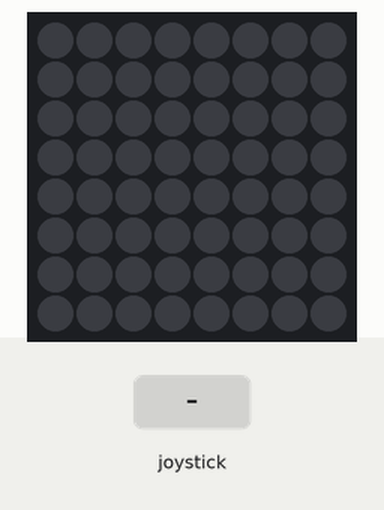
Bench run of a program on a simulated Raspberry Pi (BCM pin numbers) with a Sense HAT. Shown: the Sense HAT's 8×8 RGB LED matrix. Inputs (shaded band) come from the test bench.

Above: at 1.2 s.
1.3 s: joystick pushed down
At 1.39 s:
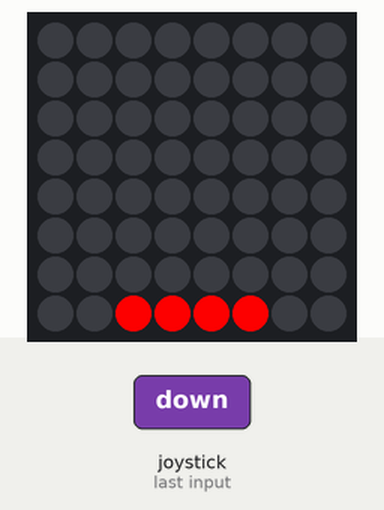
2.9 s: joystick pushed left
At 3.4 s:
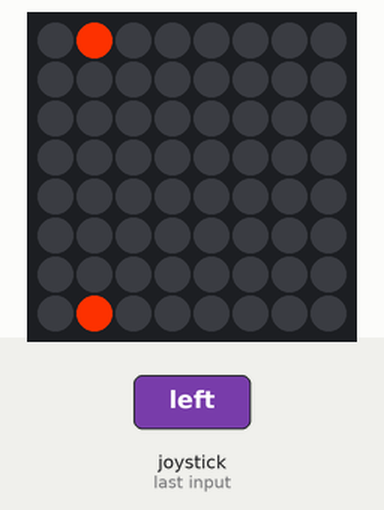
Timing chart, 0 to 5.9 s (numbered marks = the images above; inputs shaded):
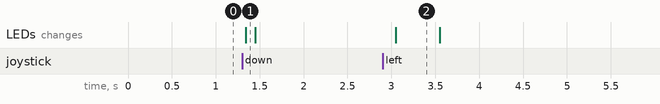

The program:

car_sim.py
```python
from sense_hat import SenseHat
from time import sleep

sense = SenseHat()
sense.clear()

class Pixel():
  def __init__(self, x, y, color=(255, 255, 255)):
    self.x = x
    self.y = y
    self.color = color

class Blinker():
  def __init__(self, x1, y1, x2, y2):
    self.is_blinking = False
    self.color = (255, 50, 0)
    self.lights = [Pixel(x1, y1, self.color),
                   Pixel(x2, y2, self.color)]

  def turn_on(self):
    self.is_blinking = True
    for light in self.lights:
      sense.set_pixel(light.x, light.y, light.color)

    sleep(0.5)

    for light in self.lights:
      sense.set_pixel(light.x, light.y, (0, 0, 0))

    sleep(0.5)

  def turn_off(self):
    self.is_blinking = False
    sense.set_pixel(light.x, light.y, (0, 0, 0))

class StopLight():
  def __init__(self):
    self.is_on = False
    self.color = (255, 0, 0)
    self.stop_pixels = [Pixel(2, 7, self.color),
                        Pixel(3, 7, self.color),
                        Pixel(4, 7, self.color),
                        Pixel(5, 7, self.color)]

  def turn_on(self):
    self.is_on = True
    self.color = (255, 0, 0)

    for pixel in self.stop_pixels:
      sense.set_pixel(pixel.x, pixel.y, self.color)

  def turn_off(self):
    self.is_on = False
    self.color = (0, 0, 0)

    for pixel in self.stop_pixels:
      sense.set_pixel(pixel.x, pixel.y, self.color)

class CarSim():
  def __init__(self):
    self.blinker_l = Blinker(x1=1, y1=0, x2=1, y2=7)
    self.blinker_r = Blinker(x1=6, y1=0, x2=6, y2=7)

    self.stop_light = StopLight()


car_sim = CarSim()

while True:
  # car_sim.blinker_r.blink()
  # car_sim.blinker_l.blink()
  # sleep(1)
  # car_sim.stop_light.on()
  # sleep(1)
  # car_sim.stop_light.off()

  for event in sense.stick.get_events():
    if event.action == "pressed":
      if event.direction == "down":
        car_sim.stop_light.turn_on()

    if event.action == "released":
      if event.direction == "down":
        car_sim.stop_light.turn_off()
      if event.direction == "left":
        if car_sim.blinker_r.is_blinking is True:
          car_sim.blinker_r.is_blinking = False
        car_sim.blinker_l.turn_on()
```

Measured:
- after the input at 1.3 s, the LEDs: change at once (image 1)
- after the input at 2.9 s, the LEDs: change after 0.15 s (image 2)
- what the display in image 2 shows lasts 0.5 s, from 3.1 s to 3.6 s
